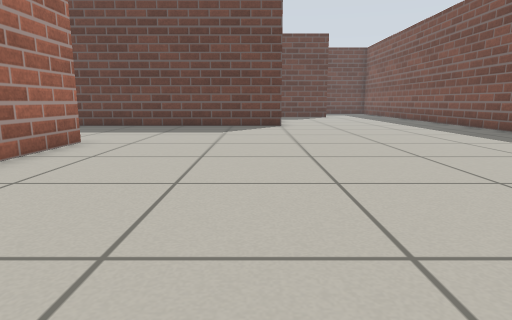
View 1 (above)

16 first-person views from a walk through a robot-simulator world made for Gazebo. The camera is 0.5 m above the floor, tilts 10° down and sees 75° across. The floor is counted in squares, 0.5 m on a side. Each view is taken from the middle of a square. On the plan, view 1 faces up. The plan holds only what a view shows up to about 12 squares ahead; the rest is blank.

View 2
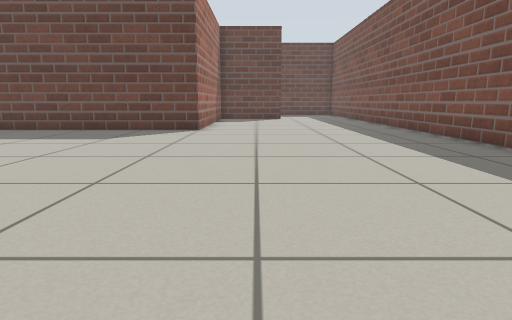

View 3
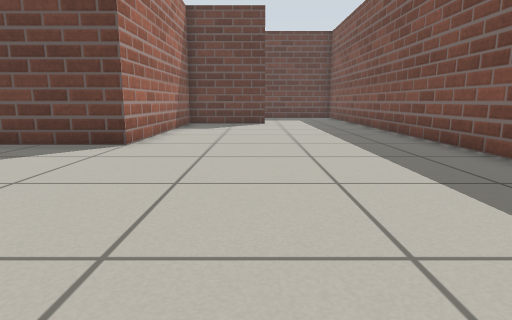

View 4
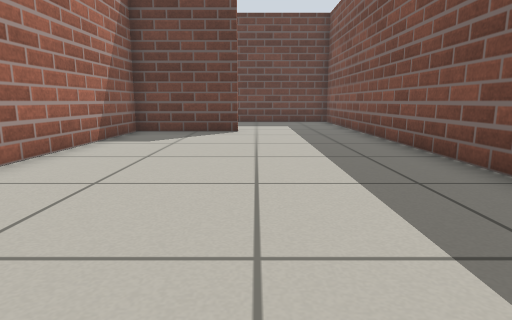

View 5
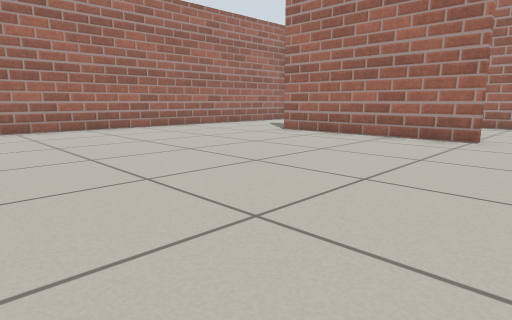

View 6
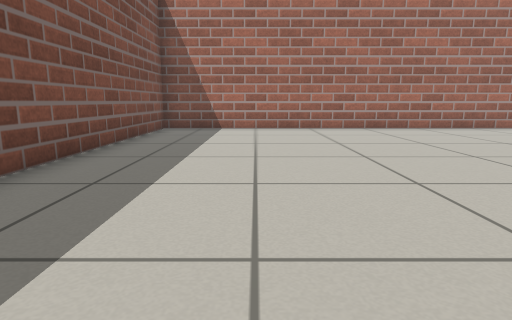

View 7
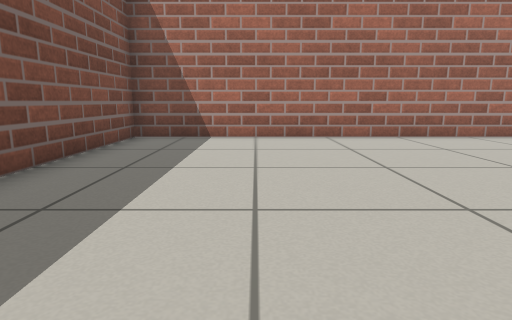

View 8
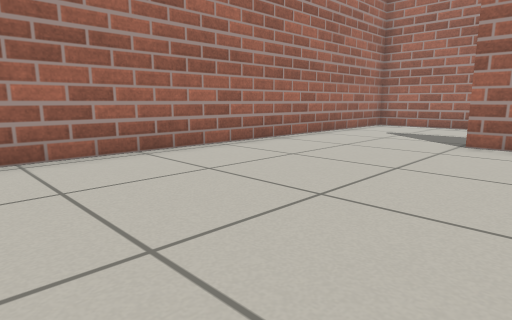

View 9
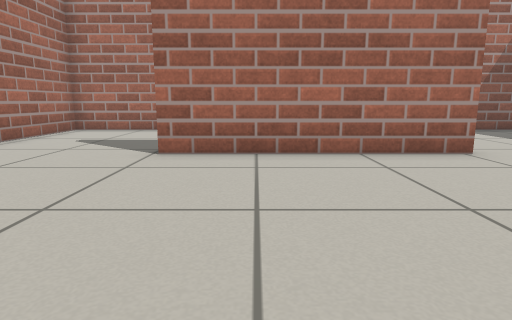

View 10
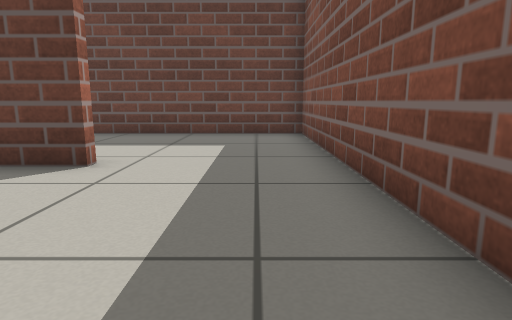

View 11
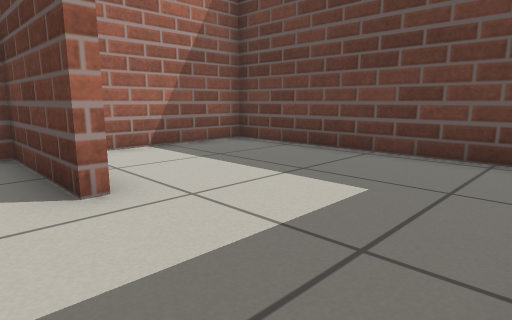

View 12
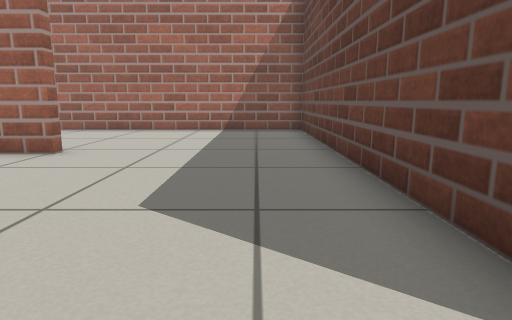

View 13
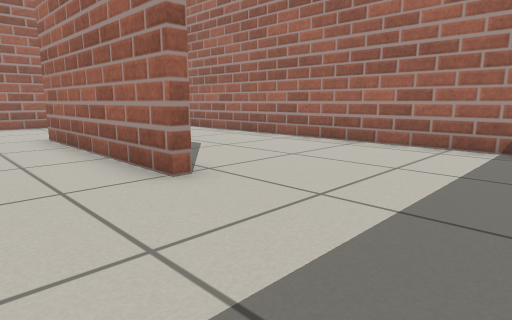

View 14
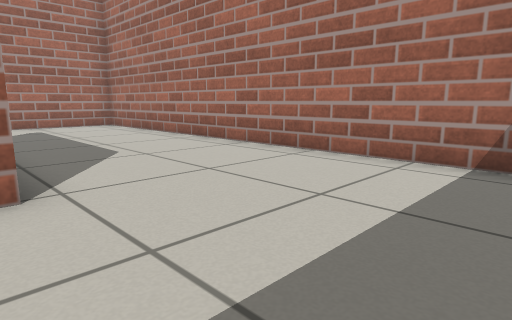

View 15
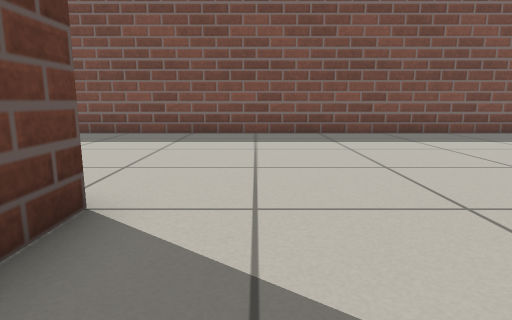

View 16
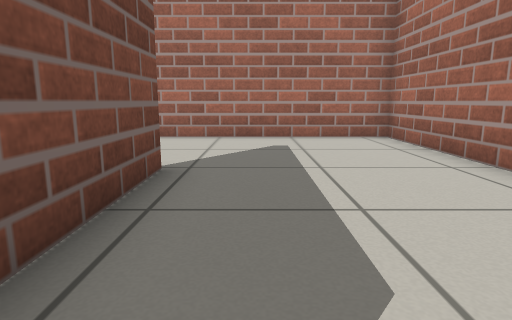

### Floor plan
Points are (right, up) in squares from view 1. A wall is a line through its corners. A room is listed if a view was taken in it or the views show most of it. See-through windows are left out.
Room 1 (views 1, 2, 3, 4, 5, 6, 7, 8, 9, 10, 11, 12, 13, 14, 15)
walls: (-4.3, 8.2) (-4.3, 2.1); (-4.5, -2.3) (8.4, -2.3) (8.4, 21.6); (4.5, 21.1) (1, 21.1) (1, 13.6) (-4.5, 13.6)
ways out: opening at (-5, 0) to room 2; opening at (-5, 11) to room 2; opening at (6.5, 21) to room 3
Room 2 (view 16)
walls: (-4.6, 2.1) (-4.6, 5.4); (-4.5, 13.6) (-9.7, 13.6) (-9.7, -2.3) (-4.5, -2.3)
ways out: opening at (-5, 0) to room 1; opening at (-5, 11) to room 1
Room 3 (no view inside)
walls: (8.4, 21.6) (8.4, 26.3) (1, 26.3) (1, 22.6)
ways out: opening at (6.5, 21) to room 1

Positions as (right, up) in squares from view 1, and headings:
1: (0, 0), facing up
2: (3, 2), facing up
3: (4, 6), facing up
4: (5, 10), facing up
5: (5, 10), facing down-left
6: (5, 10), facing down
7: (5, 7), facing down
8: (4, 4), facing down-left
9: (2, 4), facing left
10: (7, 16), facing up
11: (8, 20), facing up-left
12: (2, 12), facing left
13: (-2, 12), facing down-left
14: (-4, 12), facing down-left
15: (-2, 12), facing right
16: (-6, 7), facing down
